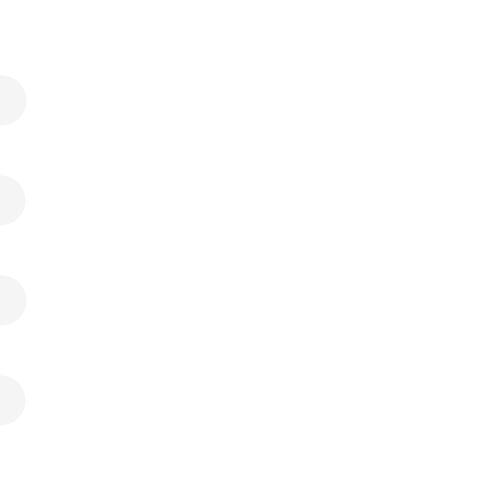
Frame 1 (no input)
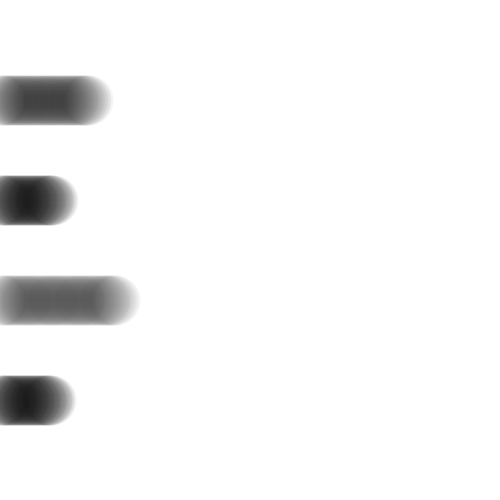
Frame 60 (the mouse pressed at the canvas centre just before this capture)
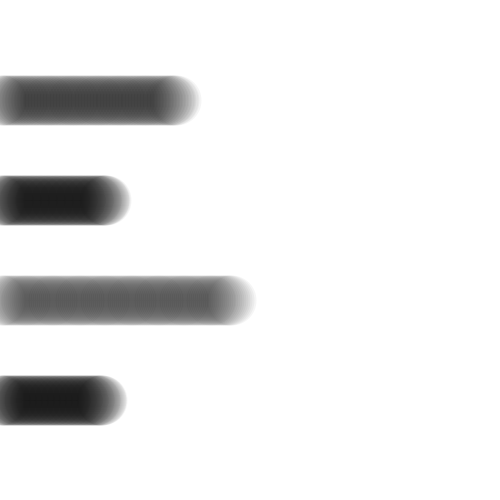
Frame 120 (the mouse held since frame 60 and released just before this capture)

The Processing sketch that drew these frames (run headless with seeded random() and noise(); from frame 60 on, the mouse is pressed at the canvas centre):

// Processing sketch: e07_wyscigi_bez_ustawki
// ── e07_wyscigi_bez_ustawki.pde
float v1 = random(0.5, 2.0);
float v2 = random(0.5, 2.0);
float v3 = random(0.5, 2.0);
float v4 = random(0.5, 2.0);

void setup()
{
  size(500, 500);
  strokeWeight(50);
  stroke(0, 10);
  background(255);
}

void draw()
{
   point(frameCount*v1, height*0.2);
   point(frameCount*v2, height*0.4);
   point(frameCount*v3, height*0.6);
   point(frameCount*v4, height*0.8);
}
